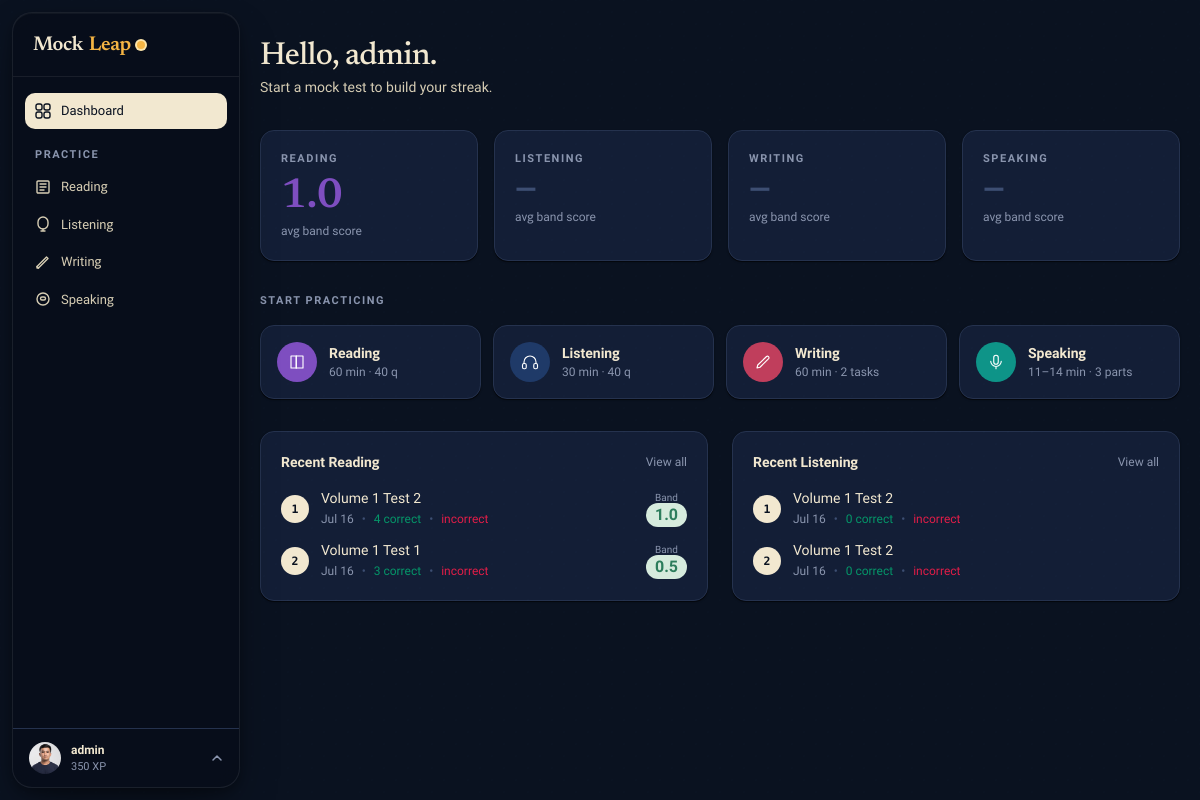
Before: /dashboard/ (signed in) with the older database file.
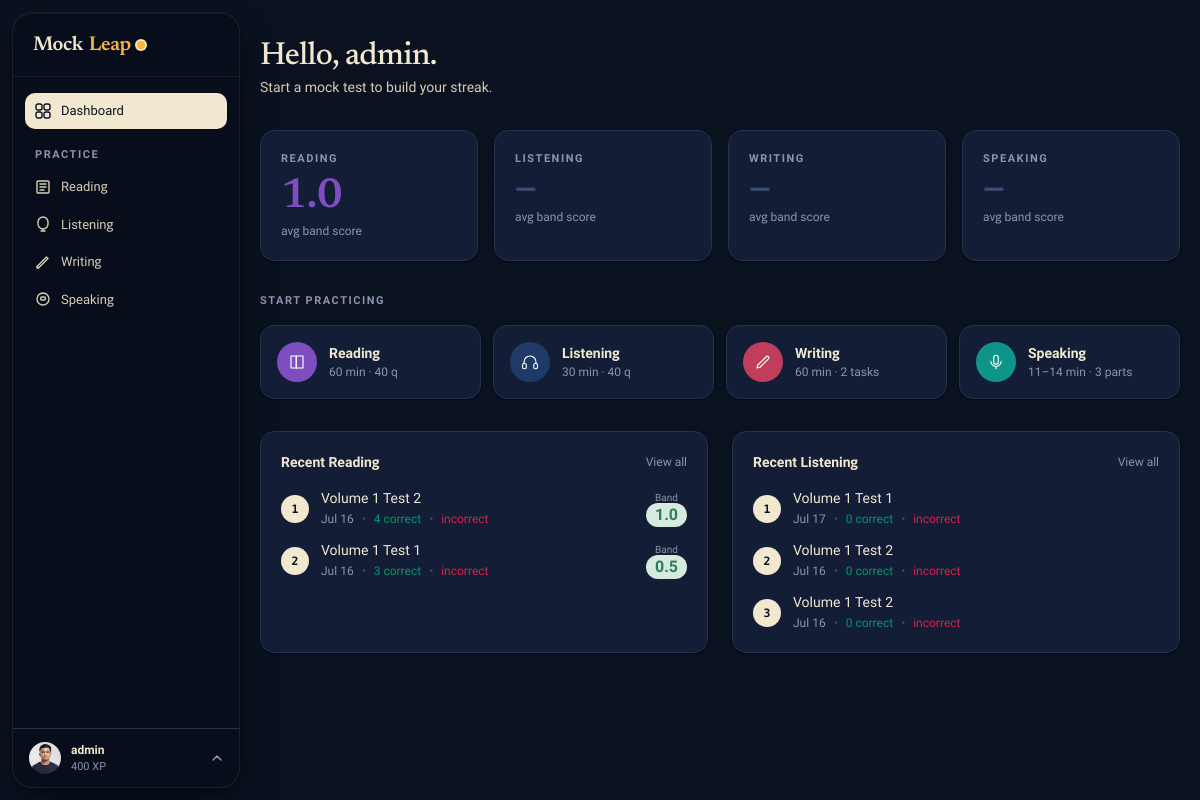
After: the same page with the newer database file.
### apps/accounts/models.py (models this page shows, shortened)
class User(AbstractUser):
    ROLE_STUDENT = 'student'
    ROLE_TEACHER = 'teacher'
    ROLE_ADMIN = 'admin'
    ROLE_CHOICES = [
        (ROLE_STUDENT, 'Student'),
        (ROLE_TEACHER, 'Teacher'),
        (ROLE_ADMIN, 'Admin'),
    ]
    email = models.EmailField(unique=True)
    role = models.CharField(max_length=10, choices=ROLE_CHOICES, default=ROLE_STUDENT)
    avatar = models.ImageField(upload_to='avatars/', null=True, blank=True)
    bio = models.TextField(blank=True)
    target_band = models.DecimalField(max_digits=3, decimal_places=1, null=True, blank=True)
    test_date = models.DateField(null=True, blank=True)
    country = models.CharField(max_length=100, blank=True)
    timezone = models.CharField(max_length=50, default='UTC')
    dark_mode = models.BooleanField(default=False)
    email_notifications = models.BooleanField(default=True)
    xp = models.PositiveIntegerField(default=0)
    streak_days = models.PositiveIntegerField(default=0)
    last_active = models.DateField(null=True, blank=True)
    created_at = models.DateTimeField(auto_now_add=True)
    USERNAME_FIELD = 'email'
    REQUIRED_FIELDS = ['username']
    class Meta:
        verbose_name = 'User'
        verbose_name_plural = 'Users'

### apps/reading/models.py (models this page shows, shortened)
class ReadingAttempt(models.Model):
    STATUS_IN_PROGRESS = 'in_progress'
    STATUS_SUBMITTED = 'completed'
    STATUS_CHOICES = (
        (STATUS_IN_PROGRESS, 'In Progress'),
        (STATUS_SUBMITTED, 'Completed'),
    )
    user = models.ForeignKey(settings.AUTH_USER_MODEL, on_delete=models.CASCADE)
    test = models.ForeignKey(ReadingTest, on_delete=models.CASCADE)
    started_at = models.DateTimeField(auto_now_add=True)
    submitted_at = models.DateTimeField(null=True, blank=True)
    status = models.CharField(max_length=20, choices=STATUS_CHOICES, default=STATUS_IN_PROGRESS)
    answers = models.JSONField(default=dict)
    score_raw = models.PositiveIntegerField(null=True, blank=True)
    band_score = models.DecimalField(max_digits=3, decimal_places=1, null=True, blank=True)

class ReadingTest(models.Model):
    TYPE_ACADEMIC = 'academic'
    TYPE_GENERAL = 'general'
    TYPE_CHOICES = [(TYPE_ACADEMIC, 'Academic'), (TYPE_GENERAL, 'General Training')]
    title = models.CharField(max_length=200)
    test_type = models.CharField(max_length=10, choices=TYPE_CHOICES, default=TYPE_ACADEMIC)
    duration_minutes = models.PositiveIntegerField(default=60)
    is_published = models.BooleanField(default=False)
    created_by = models.ForeignKey(settings.AUTH_USER_MODEL, on_delete=models.SET_NULL, null=True, related_name='reading_tests_created')
    created_at = models.DateTimeField(auto_now_add=True)

### apps/listening/models.py (models this page shows, shortened)
class ListeningAttempt(models.Model):
    STATUS_IN_PROGRESS = 'in_progress'
    STATUS_SUBMITTED = 'completed'
    STATUS_CHOICES = (
        (STATUS_IN_PROGRESS, 'In Progress'),
        (STATUS_SUBMITTED, 'Completed'),
    )
    user = models.ForeignKey(settings.AUTH_USER_MODEL, on_delete=models.CASCADE)
    test = models.ForeignKey(ListeningTest, on_delete=models.CASCADE)
    started_at = models.DateTimeField(auto_now_add=True)
    submitted_at = models.DateTimeField(null=True, blank=True)
    status = models.CharField(max_length=20, choices=STATUS_CHOICES, default=STATUS_IN_PROGRESS)
    answers = models.JSONField(default=dict)
    score_raw = models.PositiveIntegerField(null=True, blank=True)
    band_score = models.DecimalField(max_digits=3, decimal_places=1, null=True, blank=True)

class ListeningTest(models.Model):
    title = models.CharField(max_length=200)
    duration_minutes = models.PositiveIntegerField(default=40)
    audio_file = models.FileField(upload_to='listening/audio/', null=True, blank=True)
    audio_url = models.URLField(max_length=500, null=True, blank=True, help_text="Direct link to audio, or Google Drive link")
    is_published = models.BooleanField(default=False)
    created_at = models.DateTimeField(auto_now_add=True)

### apps/dashboard/views.py (the view)
# urls.py: path('', views.home, name='home'),
@login_required
def home(request):
    user = request.user
    reading_attempts = ReadingAttempt.objects.filter(
        user=user, status='completed'
    ).select_related('test').order_by('-submitted_at')[:5]
    listening_attempts = ListeningAttempt.objects.filter(
        user=user, status='completed'
    ).select_related('test').order_by('-submitted_at')[:5]
    writing_subs = WritingSubmission.objects.filter(
        user=user
    ).exclude(status='draft').select_related('task__test').order_by('-created_at')[:5]
    speaking_subs = SpeakingSubmission.objects.filter(
        user=user
    ).select_related('part__test').order_by('-submitted_at')[:5]
    import math
    def ielts_avg(qs, field):
        vals = [getattr(a, field) for a in qs if getattr(a, field) is not None]
        if not vals:
            return None
        raw_avg = sum(float(v) for v in vals) / len(vals)
        fraction = raw_avg - math.floor(raw_avg)
        if fraction < 0.25:
            return float(math.floor(raw_avg))
        elif fraction < 0.75:
            return math.floor(raw_avg) + 0.5
        else:
            return float(math.ceil(raw_avg))
    reading_avg = ielts_avg(reading_attempts, 'band_score')
    listening_avg = ielts_avg(listening_attempts, 'band_score')
    writing_avg = ielts_avg(writing_subs, 'overall_band')
    speaking_avg = ielts_avg(speaking_subs, 'overall_band')
    context = {
        'reading_attempts': reading_attempts,
        'listening_attempts': listening_attempts,
        'writing_subs': writing_subs,
        'speaking_subs': speaking_subs,
        'reading_avg': reading_avg,
        'listening_avg': listening_avg,
        'writing_avg': writing_avg,
        'speaking_avg': speaking_avg,
        'total_tests': reading_attempts.count() + listening_attempts.count(),
        'total_writing': writing_subs.count(),
        'total_speaking': speaking_subs.count(),
    }
    return render(request, 'dashboard/home.html', context)

### apps/core/context_processors.py (called while the page is built)
def site_context(request):
    ctx = {
        'brand': getattr(settings, 'MOCKLEAP_BRAND', 'MockLeap'),
        'dark_mode': getattr(request.user, 'dark_mode', False) if request.user.is_authenticated else False,
        'unread_count': 0,
    }
    if request.user.is_authenticated:
        try:
            from apps.notifications.models import Notification
            ctx['unread_count'] = Notification.objects.filter(user=request.user, is_read=False).count()
        except Exception:
            pass
    return ctx

### templates/dashboard/home.html (shortened to what the changed rows need)
{% extends "layouts/app.html" %}
{% block content %}
{% load static %}
<div class="mb-8">
  <h1 class="h-display" style="font-size:32px;">Hello, {{ user.get_full_name|default:user.username }}.</h1>
  <p class="t-body mt-1">
    {% if user.streak_days > 0 %}
      🔥 {{ user.streak_days }}-day streak · Keep it up!
    {% else %}
      Start a mock test to build your streak.
    {% endif %}
  </p>
</div>
<div class="mb-8">
  <h2 class="t-eyebrow mb-4">Start practicing</h2>
</div>
<div class="grid grid-cols-1 md:grid-cols-2 gap-6">
  <div class="ml-card p-5">
    {% if reading_attempts %}
      <div class="space-y-3">
        {% for a in reading_attempts %}
        <div class="flex items-center gap-3">
          <div class="q-num {% if a.band_score %}q-num-done{% endif %}">{{ forloop.counter }}</div>
          <div class="flex-1 min-w-0">
            <div class="text-sm font-medium truncate" style="color:var(--ink);">{{ a.test.title }}</div>
            <div class="t-meta flex items-center gap-2 mt-0.5">
              <span>{{ a.submitted_at|date:"M j" }}</span>
              {% if a.score_raw is not None %}
                <span style="color:var(--border-strong);">•</span>
                <span style="color:#059669;">{{ a.score_raw }} correct</span>
                <span style="color:var(--border-strong);">•</span>
                <span style="color:#e11d48;">{{ 40|add:"-"|add:a.score_raw }} incorrect</span>
              {% endif %}
            </div>
          </div>
          {% if a.band_score %}
            <div class="flex flex-col items-center justify-center">
              <span class="t-meta" style="font-size:10px; margin-bottom:-2px;">Band</span>
              <span class="ml-chip ml-chip-ok tnum" style="font-size:16px; font-weight:700; padding:4px 8px;">{{ a.band_score }}</span>
            </div>
          {% endif %}
        </div>
        {% endfor %}
      </div>
    {% else %}
      <div class="py-8 text-center">
        <p class="t-meta">No reading attempts yet.</p>
        <a href="{% url 'reading:list' %}" class="ml-btn ml-btn-soft ml-btn-sm mt-3">Start now</a>
      </div>
    {% endif %}
  </div>
  <div class="ml-card p-5">
    {% if listening_attempts %}
      <div class="space-y-3">
        {% for a in listening_attempts %}
        <div class="flex items-center gap-3">
          <div class="q-num {% if a.band_score %}q-num-done{% endif %}">{{ forloop.counter }}</div>
          <div class="flex-1 min-w-0">
            <div class="text-sm font-medium truncate" style="color:var(--ink);">{{ a.test.title }}</div>
            <div class="t-meta flex items-center gap-2 mt-0.5">
              <span>{{ a.submitted_at|date:"M j" }}</span>
              {% if a.score_raw is not None %}
                <span style="color:var(--border-strong);">•</span>
                <span style="color:#059669;">{{ a.score_raw }} correct</span>
                <span style="color:var(--border-strong);">•</span>
                <span style="color:#e11d48;">{{ 40|add:"-"|add:a.score_raw }} incorrect</span>
              {% endif %}
            </div>
          </div>
        </div>
        {% endfor %}
      </div>
    {% else %}
      <div class="py-8 text-center">
        <p class="t-meta">No listening attempts yet.</p>
        <a href="{% url 'listening:list' %}" class="ml-btn ml-btn-soft ml-btn-sm mt-3">Start now</a>
      </div>
    {% endif %}
  </div>
</div>
{% endblock %}

### templates/components/sidebar.html (shortened to what the changed rows need)
{% load static %}
<aside id="sidebar" class="fixed z-30 w-60 flex flex-col -translate-x-full md:translate-x-0 transition-transform duration-300"
       style="top:12px;bottom:12px;left:12px;width:228px;border-radius:20px;
              background:rgba(250,246,236,0.90);
              backdrop-filter:blur(28px) saturate(180%);
              -webkit-backdrop-filter:blur(28px) saturate(180%);
              border:1px solid rgba(255,255,255,0.72);
              box-shadow:0 1px 0 rgba(255,255,255,.85) inset,
                         0 4px 12px rgba(14,27,46,.06),
                         0 20px 48px -12px rgba(14,27,46,.14);
              overflow:hidden;">
  <div class="border-t flex-shrink-0" style="border-color:var(--border);position:relative;" id="ml-profile-zone">
    <button id="ml-profile-btn" type="button" style="
        width:100%;display:flex;align-items:center;gap:10px;
        padding:12px 16px;border:none;cursor:pointer;
        background:transparent;font-family:inherit;
        transition:background .12s;">
      {% if user.avatar %}
        <img src="{{ user.avatar.url }}" alt="" style="width:32px;height:32px;border-radius:50%;object-fit:cover;flex-shrink:0;">
      {% else %}
        <div style="width:32px;height:32px;border-radius:50%;display:flex;align-items:center;justify-content:center;font-size:12px;font-weight:700;flex-shrink:0;background:var(--accent-soft);color:var(--ink);">{{ user.username|first|upper }}</div>
      {% endif %}
      <div style="min-width:0;flex:1;text-align:left;">
        <p style="font-size:12px;font-weight:600;color:var(--ink);white-space:nowrap;overflow:hidden;text-overflow:ellipsis;margin:0;">{{ user.get_full_name|default:user.username }}</p>
        <p style="font-size:11px;color:var(--muted);margin:0;">{{ user.xp }} XP</p>
      </div>
      <svg id="ml-profile-chevron" width="12" height="12" viewBox="0 0 12 12" fill="none" style="color:var(--muted);flex-shrink:0;transition:transform .2s;">
        <path d="M2 8l4-4 4 4" stroke="currentColor" stroke-width="1.5" stroke-linecap="round" stroke-linejoin="round"/>
      </svg>
    </button>
  </div>
</aside>

Changed rows visible on the page:
changed User "admin": xp "350" → "400"
now on this page (row edited): ListeningAttempt: test "Volume 1 Test 1", submitted_at "Jul 17", score_raw "0"
